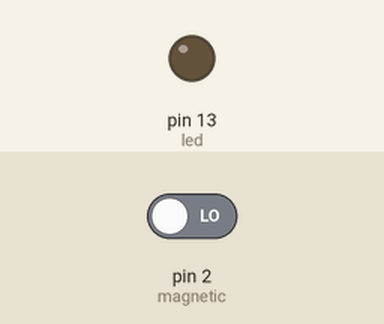
This sketch was run on a simulated Arduino Uno, built with avr-gcc and run on an emulated ATmega328P. On the bench: output pins drawn as LEDs (lit = HIGH). The test bench sets the inputs (shaded band); at power-on: pin 2 (magnetic) LOW.

Above: at 1.2 s.
1.3 s: pin 2 (magnetic) driven HIGH
At 1.8 s:
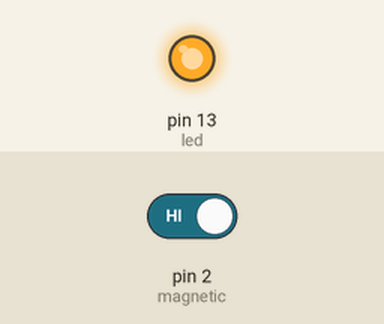
2.8 s: pin 2 (magnetic) driven LOW
At 4.2 s:
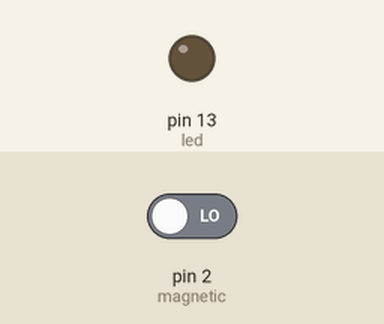
Timing chart, 0 to 5.8 s (numbered marks = the images above; inputs shaded):
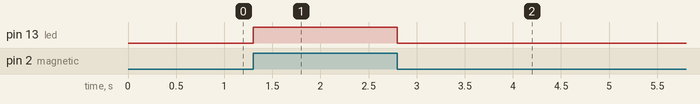

The sketch:

cilichuangan.ino
```cpp
int magnetic=2;                //定义数字接口 9为magnetic（磁感应模块）
int led=13;                     //定义数字接口 8为LED灯
void setup()
{
  pinMode(led,OUTPUT);       //设置led为数字输出
  pinMode(magnetic,INPUT);     //设置magnetic为数字输入
}

void loop()
{
  if(digitalRead(magnetic))        //如果感应到强磁场
    digitalWrite(led, HIGH);    //LED灯亮起
  else                       //如果未感应到强磁场
    digitalWrite(led, LOW);    //LED灯熄灭
}
```

Measured:
- after the input at 1.3 s, pin 13 (led): LOW → HIGH at once
- after the input at 2.8 s, pin 13 (led): HIGH → LOW at once
